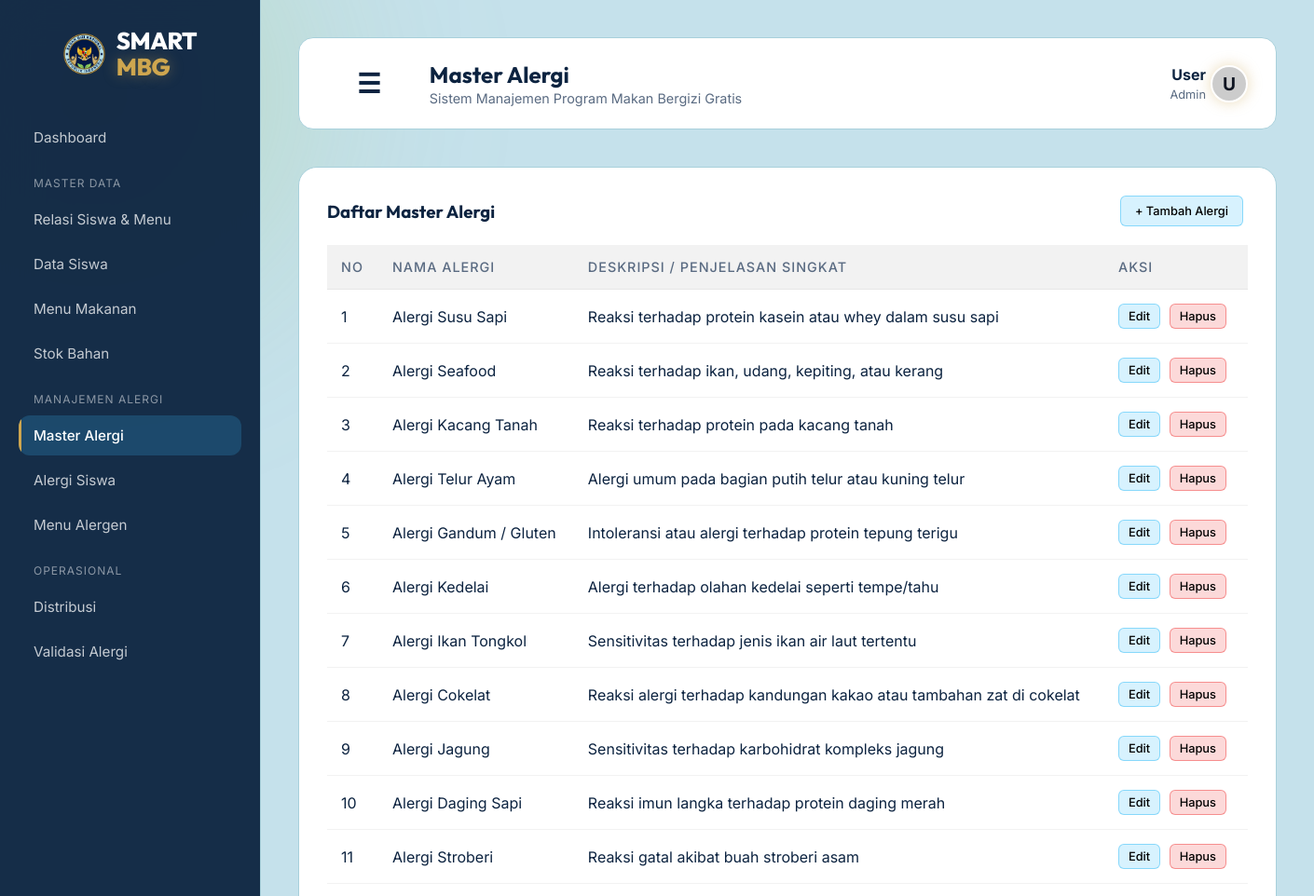
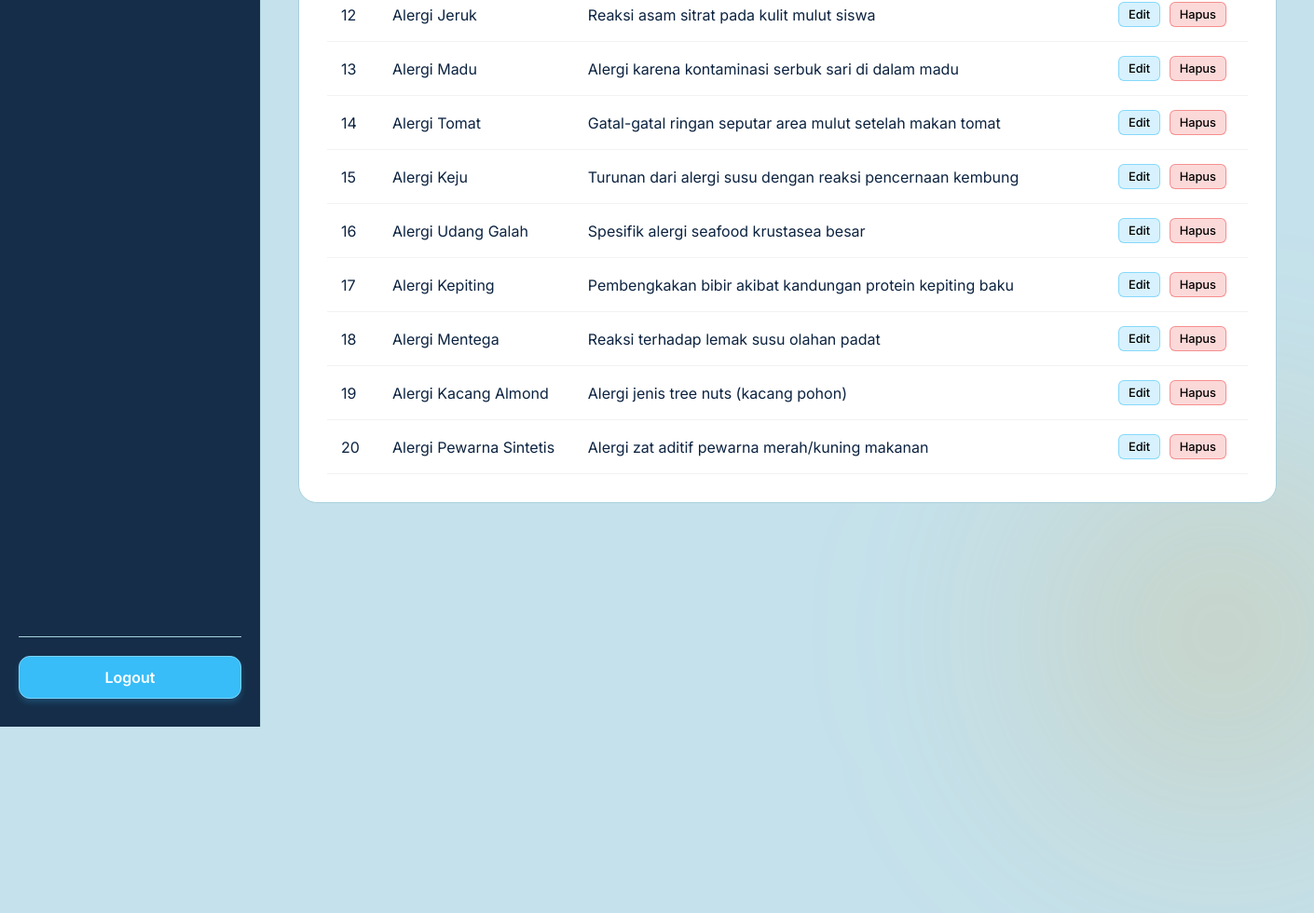
Page /public/alergi on the committed database (2 pictures, top to bottom).
### tables this page shows
CREATE TABLE `master_alergi` (
  `id_alergi` int(11) NOT NULL,
  `nama_alergi` varchar(100) NOT NULL,
  `deskripsi` text DEFAULT NULL
);

### app/core/Controller.php (called while the page is built, shortened)
<?php
class Controller {
    public function view($view, $data = []) {
        require_once '../app/views/' . $view . '.php';
    }
    public function model($model) {
        return new $model;
    }
}

### app/controllers/Alergi.php (called while the page is built, shortened)
<?php
class Alergi extends Controller {
    public function index() {
        $data['judul'] = 'Master Alergi';
        $data['alergi'] = $this->model('Alergi_model')->getAllAlergi();
        $this->view('alergi/index', $data);
    }
}

### app/core/App.php (called while the page is built, shortened)
<?php
class App {
    protected $method = 'index';
    protected $params = [];
    public function __construct() {
        $this->controller = new $this->controller;
        call_user_func_array([$this->controller, $this->method], $this->params);
    }
}

### public/index.php (called while the page is built, shortened)
<?php
$app = new App();

### app/core/Database.php (called while the page is built, shortened)
<?php
class Database {
    private $host = DB_HOST;
    private $user = DB_USER;
    private $pass = DB_PASS;
    private $db_name = DB_NAME;
    private $dbh;
    private $stmt;
    public function __construct() {
        $dsn = 'mysql:host=' . $this->host . ';dbname=' . $this->db_name;
        $option = [
            PDO::ATTR_PERSISTENT => true,
            PDO::ATTR_ERRMODE => PDO::ERRMODE_EXCEPTION
        ];
        try {
            $this->dbh = new PDO($dsn, $this->user, $this->pass, $option);
        } catch(PDOException $e) {
            die($e->getMessage());
        }
    }
    public function query($query) {
        $this->stmt = $this->dbh->prepare($query);
    }
    public function execute() {
        $this->stmt->execute();
    }
    public function resultSet() {
        $this->execute();
        return $this->stmt->fetchAll(PDO::FETCH_ASSOC);
    }
}

### app/models/Alergi_model.php (called while the page is built, shortened)
<?php
class Alergi_model {
    private $table = 'master_alergi';
    private $db;
    public function __construct() {
        $this->db = new Database;
    }
    public function getAllAlergi() {
        $this->db->query('SELECT * FROM ' . $this->table);
        return $this->db->resultSet();
    }
}

### app/config/config.php (called while the page is built, shortened)
<?php
function esc($string) {
    return htmlspecialchars((string)$string, ENT_QUOTES, 'UTF-8');
}

### app/views/alergi/index.php (the view, shortened to what this page needs)
<div class="glass-panel-widget" style="width: 100%;">
    <div style="display:flex; justify-content: space-between; align-items:center;">
        <h3 style="color:var(--text-primary); font-family: 'Outfit';">Daftar Master Alergi</h3>
        <a href="#" onclick="document.getElementById('modalTambah').style.display='flex'; return false;" class="btn-sm btn-sm-edit" style="padding: 8px 15px;">+ Tambah Alergi</a>
    </div>
    <div class="table-responsive">
        <table>
            <thead>
                <tr>
                    <th>No</th>
                    <th>Nama Alergi</th>
                    <th>Deskripsi / Penjelasan Singkat</th>
                    <th>Aksi</th>
                </tr>
            </thead>
            <tbody>
                <?php $i=1; foreach($data['alergi'] as $m) : ?>
                <tr>
                    <td><?= $i++; ?></td>
                    <td><?= esc($m['nama_alergi']); ?></td>
                    <td><?= esc($m['deskripsi']); ?></td>
                    <td>
                        <a href="#" onclick="openUpdateModal('<?= esc($m['id_alergi']); ?>', '<?= esc($m['nama_alergi']); ?>', '<?= esc($m['deskripsi']); ?>'); return false;" class="btn-sm btn-sm-edit">Edit</a>
                        <a href="<?= BASEURL; ?>/alergi/hapus/<?= esc($m['id_alergi']); ?>" onclick="return confirm('Apakah Anda yakin ingin menghapus alergi ini?');" class="btn-sm btn-sm-delete">Hapus</a>
                    </td>
                </tr>
                <?php endforeach; ?>
            </tbody>
        </table>
    </div>
</div>

### public/css/style.css (style rules this page uses)
:root { --bg-color: #c5e1eb; --text-primary: #0c2340; --text-secondary: #5a6b82; --accent-color: #cea64f; --accent-glow: rgba(206, 166, 79, 0.4); --glass-bg: #ffffff; --glass-border: #a8d0db; --mbg-green: #97c55c; --mbg-navy: #0c2340; }
* { margin: 0; padding: 0; box-sizing: border-box; }
body { font-family: 'Inter', sans-serif; background-color: var(--bg-color); color: var(--text-primary); min-height: 100vh; display: flex; justify-content: center; align-items: center; overflow: hidden; position: relative; }

### rows in the picture
master_alergi: nama_alergi "Alergi Susu Sapi", deskripsi "Reaksi terhadap protein kasein atau whey dalam susu sapi"
master_alergi: nama_alergi "Alergi Seafood", deskripsi "Reaksi terhadap ikan, udang, kepiting, atau kerang"
master_alergi: nama_alergi "Alergi Kacang Tanah", deskripsi "Reaksi terhadap protein pada kacang tanah"
master_alergi: nama_alergi "Alergi Telur Ayam", deskripsi "Alergi umum pada bagian putih telur atau kuning telur"
master_alergi: nama_alergi "Alergi Gandum / Gluten", deskripsi "Intoleransi atau alergi terhadap protein tepung terigu"
master_alergi: nama_alergi "Alergi Kedelai", deskripsi "Alergi terhadap olahan kedelai seperti tempe/tahu"
master_alergi: nama_alergi "Alergi Ikan Tongkol", deskripsi "Sensitivitas terhadap jenis ikan air laut tertentu"
master_alergi: nama_alergi "Alergi Cokelat", deskripsi "Reaksi alergi terhadap kandungan kakao atau tambahan zat di cokelat"
master_alergi: nama_alergi "Alergi Jagung", deskripsi "Sensitivitas terhadap karbohidrat kompleks jagung"
master_alergi: nama_alergi "Alergi Daging Sapi", deskripsi "Reaksi imun langka terhadap protein daging merah"
master_alergi: nama_alergi "Alergi Stroberi", deskripsi "Reaksi gatal akibat buah stroberi asam"
master_alergi: nama_alergi "Alergi Jeruk", deskripsi "Reaksi asam sitrat pada kulit mulut siswa"
master_alergi: nama_alergi "Alergi Madu", deskripsi "Alergi karena kontaminasi serbuk sari di dalam madu"
master_alergi: nama_alergi "Alergi Tomat", deskripsi "Gatal-gatal ringan seputar area mulut setelah makan tomat"
master_alergi: nama_alergi "Alergi Keju", deskripsi "Turunan dari alergi susu dengan reaksi pencernaan kembung"
master_alergi: nama_alergi "Alergi Udang Galah", deskripsi "Spesifik alergi seafood krustasea besar"
master_alergi: nama_alergi "Alergi Kepiting", deskripsi "Pembengkakan bibir akibat kandungan protein kepiting baku"
master_alergi: nama_alergi "Alergi Mentega", deskripsi "Reaksi terhadap lemak susu olahan padat"
master_alergi: nama_alergi "Alergi Kacang Almond", deskripsi "Alergi jenis tree nuts (kacang pohon)"
master_alergi: nama_alergi "Alergi Pewarna Sintetis", deskripsi "Alergi zat aditif pewarna merah/kuning makanan"

### other values in the picture
$data['judul'] "Master Alergi"
$inisial "U"
